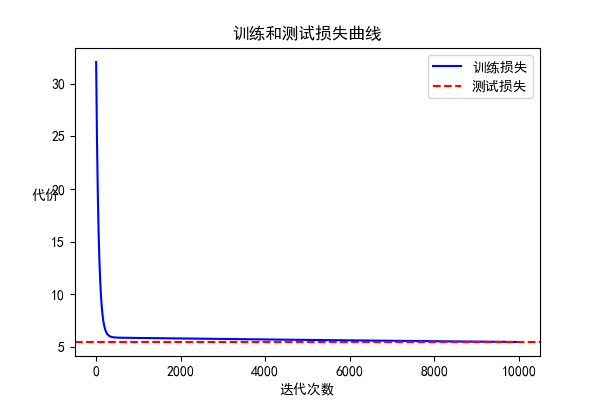

Reproduce this figure in Python.
# -*- coding: utf-8 -*-
"""
Created on Sun Apr  7 23:06:45 2024

@author: 86182
"""

import numpy as np
import matplotlib.pyplot as plt
import matplotlib
from matplotlib import rcParams  
config = {
    "mathtext.fontset":'stix',
    "font.family":'serif',
    "font.serif": ['SimHei'],
    "font.size": 10,   
    'axes.unicode_minus': False 
}
rcParams.update(config) 


## 读取数据
path = 'D:\\QQdocument\\regress_data1.csv'
import pandas as pd
data = pd.read_csv(path) 
#data.head() 
cols = data.shape[1]
X_data = data.iloc[:,:cols-1]
y_data = data.iloc[:,cols-1:]
data.plot(kind='scatter', x='人口', y='收益', figsize=(4,3))
import matplotlib
plt.xlabel('人口')
plt.ylabel('收益', rotation=90)
plt.show()
X_data.insert(0, 'Ones', 1)
X_data.head()
y_data.head()
X=X_data.values
Y=y_data.values
W=np.array([[0.0],[0.0]])

#看维度
(X.shape,Y.shape, W.shape)


def computeCost(X, Y, W):
    Y_hat = np.dot(X,W)
    loss =np.sum((Y_hat - Y)** 2)/(2*X.shape[0])
    return loss

def computeCost1(X, Y, W):
    Y_hat = X@W
    loss =np.sum((Y_hat - Y)** 2)/(2*X.shape[0])
    return loss

def gradientDescent(X, Y, W, alpha):
    num_train = X.shape[0]     
    Y_hat = np.dot(X,W)        
    dW = X.T@(Y_hat-Y)/ X.shape[0]
#     dW = X.T@(Y_hat-Y)
    W += -alpha * dW
    return W
def linearRegression(X,Y, alpha, iters):
    loss_his = []
    feature_dim = X.shape[1]
    W=np.zeros((feature_dim,1)) 
    for i in range (iters):
        loss = computeCost(X,Y,W)
        loss_his.append(loss)
        W=gradientDescent(X, Y, W, alpha)
    return loss_his, W 
    
def predict(X, W):
    '''
    输入：
        X：测试数据集
        W：模型训练好的参数
    输出：
        y_pre：预测值
    '''
    y_pre = np.dot(X,W)
    return y_pre
alpha =0.0001
iters = 10000
loss_his, W = linearRegression(X,Y, alpha, iters)
X_test = X_data.values
Y_test = y_data.values
test_loss = computeCost(X_test, Y_test, W)


#创建绘制图像
fig, ax = plt.subplots(figsize=(6, 4))
ax.plot(range(len(loss_his)), loss_his, 'b', label='训练损失')
ax.axhline(y=test_loss, color='r', linestyle='--', label='测试损失')

#设置坐标轴标签和标题
ax.set_xlabel('迭代次数')
ax.set_ylabel('代价', rotation=0)
ax.set_title('训练和测试损失曲线')
plt.legend()
plt.show()

# 
